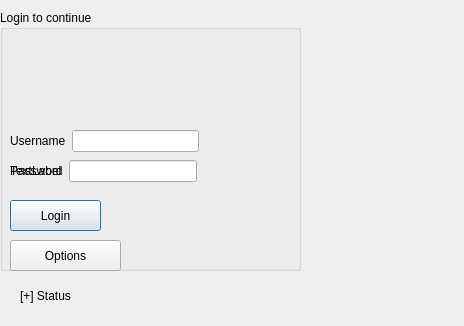
<?xml version="1.0" encoding="UTF-8"?>
<ui version="4.0">
 <class>login</class>
 <widget class="QDialog" name="login">
  <property name="geometry">
   <rect>
    <x>0</x>
    <y>0</y>
    <width>464</width>
    <height>326</height>
   </rect>
  </property>
  <property name="windowTitle">
   <string>SmartAccountant © 2019</string>
  </property>
  <widget class="QGroupBox" name="groupBox">
   <property name="geometry">
    <rect>
     <x>0</x>
     <y>10</y>
     <width>301</width>
     <height>261</height>
    </rect>
   </property>
   <property name="title">
    <string>Login to continue</string>
   </property>
   <widget class="QPushButton" name="pushButton">
    <property name="geometry">
     <rect>
      <x>10</x>
      <y>190</y>
      <width>91</width>
      <height>31</height>
     </rect>
    </property>
    <property name="text">
     <string>Login</string>
    </property>
   </widget>
   <widget class="QPushButton" name="pushButton_2">
    <property name="geometry">
     <rect>
      <x>10</x>
      <y>230</y>
      <width>111</width>
      <height>31</height>
     </rect>
    </property>
    <property name="text">
     <string>Options</string>
    </property>
   </widget>
   <widget class="QWidget" name="layoutWidget">
    <property name="geometry">
     <rect>
      <x>10</x>
      <y>150</y>
      <width>187</width>
      <height>22</height>
     </rect>
    </property>
    <layout class="QHBoxLayout" name="horizontalLayout">
     <item>
      <widget class="QLabel" name="label_3">
       <property name="text">
        <string>Password</string>
       </property>
      </widget>
     </item>
     <item>
      <widget class="QLineEdit" name="lineEdit_password">
       <property name="echoMode">
        <enum>QLineEdit::Password</enum>
       </property>
      </widget>
     </item>
    </layout>
   </widget>
   <widget class="QWidget" name="layoutWidget">
    <property name="geometry">
     <rect>
      <x>10</x>
      <y>120</y>
      <width>189</width>
      <height>22</height>
     </rect>
    </property>
    <layout class="QHBoxLayout" name="horizontalLayout_2">
     <item>
      <widget class="QLabel" name="label_2">
       <property name="text">
        <string>Username</string>
       </property>
      </widget>
     </item>
     <item>
      <widget class="QLineEdit" name="lineEdit_username"/>
     </item>
    </layout>
   </widget>
  </widget>
  <widget class="QLabel" name="label">
   <property name="geometry">
    <rect>
     <x>20</x>
     <y>280</y>
     <width>221</width>
     <height>31</height>
    </rect>
   </property>
   <property name="text">
    <string>[+] Status</string>
   </property>
  </widget>
  <widget class="QLabel" name="label_4">
   <property name="geometry">
    <rect>
     <x>10</x>
     <y>10</y>
     <width>461</width>
     <height>321</height>
    </rect>
   </property>
   <property name="text">
    <string>TextLabel</string>
   </property>
  </widget>
  <zorder>label_4</zorder>
  <zorder>groupBox</zorder>
  <zorder>label</zorder>
 </widget>
 <resources/>
 <connections/>
</ui>
